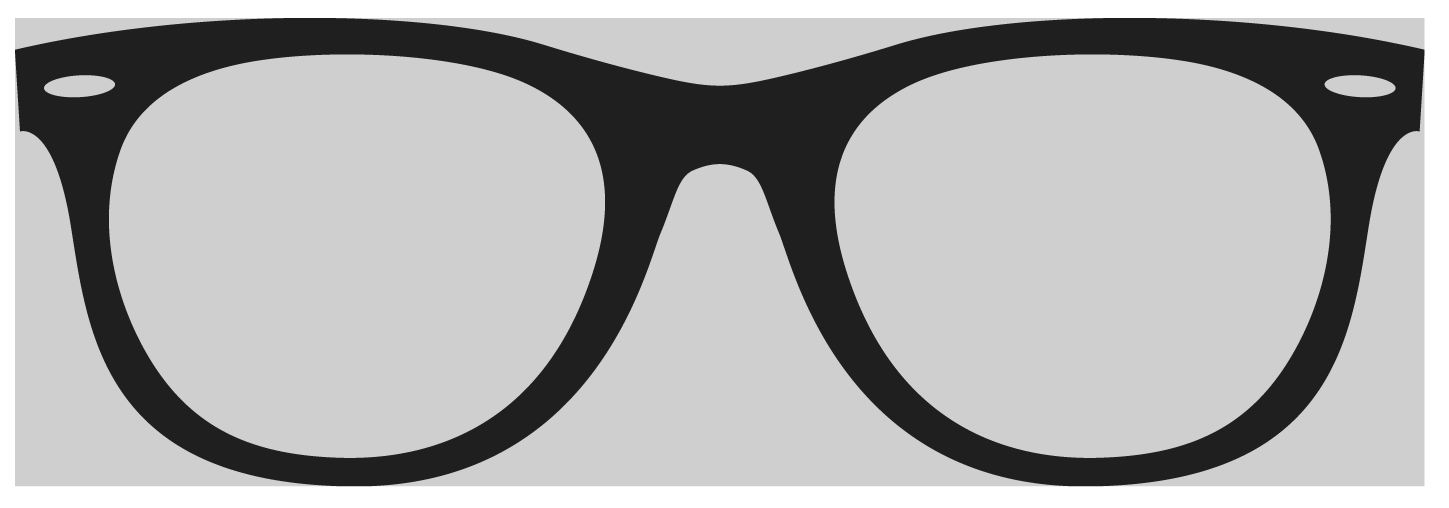
#> input picture Interface_all_functions_gathered/glasses/glasses(5).png, 5794 x 2029 px, found by its file name (shown at 1/4 size)
$ python nose_eye_face_detection.py
#> lines starting #> are read from the running program, lines starting #| are printed output that depends on the picture
### reshape_img.py
import cv2

def image_resize(image, width = None, height = None, inter = cv2.INTER_AREA):
    dim = None
    (h, w) = image.shape[:2]
    # if both the width and height are None, then return the
    # original image
    if width is None and height is None:
        return image
    # check to see if the width is None
    elif width is None:
        # calculate the ratio of the height and construct the
        # dimensions
        r = height / float(h)
        dim = (int(w * r), height)
    # otherwise, the height is None
    elif height is None:
        # calculate the ratio of the width and construct the
        # dimensions
        r = width / float(w)
        dim = (width, int(h * r))
    else :
        dim=(width,height)

    # resize the image
    resized = cv2.resize(image, dim, interpolation = inter)
    # return the resized image
    return resized

### nose_eye_face_detection.py
import cv2
from reshape_img import image_resize

glasses = cv2.imread("glasses\glasses(5).png", -1)
#> glasses is the input picture: shape (2029, 5794, 4); mean B, G, R, A 172.4, 172.4, 172.4, 57
mustache = cv2.imread("mustache.png", -1)
hat = cv2.imread("hat\hat3.png", -1)
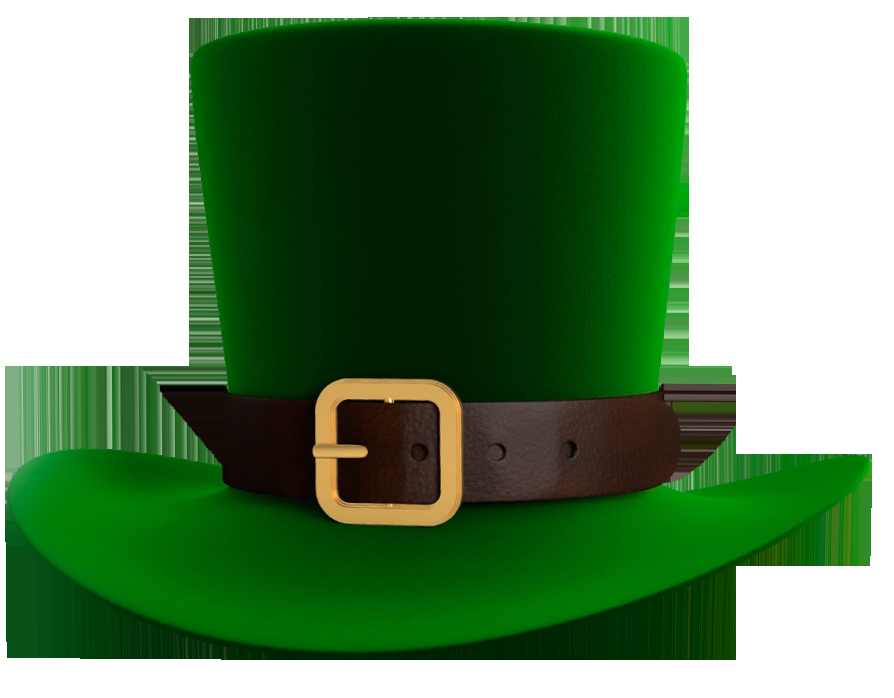
#> input picture Interface_all_functions_gathered/hat/hat3.png, 894 x 698 px, found by its file name
#> hat is the input picture: shape (698, 894, 4); mean B, G, R, A 99.2, 138.5, 101.5, 134.4

face_cascade=cv2.CascadeClassifier('cascade\data\haarcascade_frontalface_default.xml')
eye_cascade=cv2.CascadeClassifier('cascade\data\\frontalEyes35x16.xml')
nose_cascade=cv2.CascadeClassifier('cascade\data\\Nose18x15.xml')
cap=cv2.VideoCapture(0)
while True:
    ret,img=cap.read()
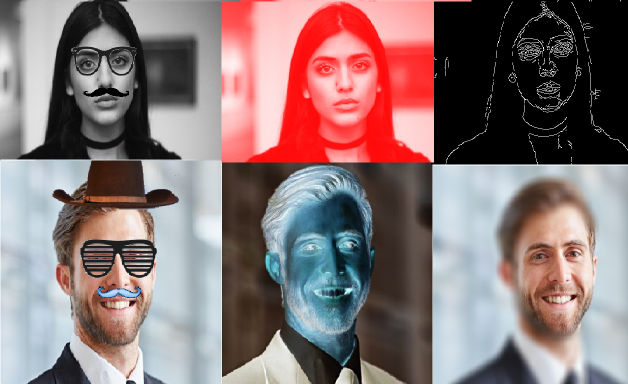
#> input picture Interface_all_functions_gathered/image.png, 1256 x 768 px, given in place of the camera (shown at 1/2 size)
#> img is the input picture: shape (768, 1256, 3); mean B, G, R 118.1, 117.6, 137.4
    if ret:
        gray=cv2.cvtColor(img,cv2.COLOR_BGR2GRAY)
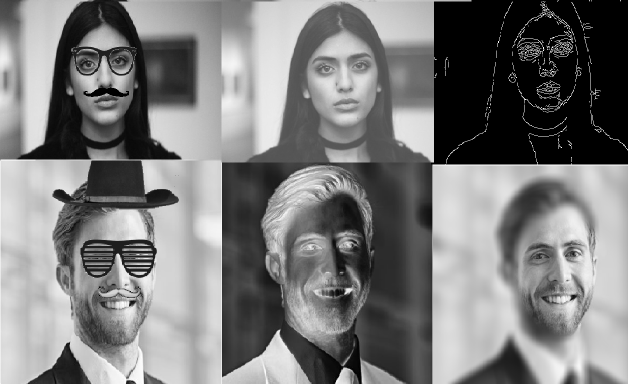
#> gray: shape (768, 1256) (shown at 1/2 size); min 0, max 255, mean 123.6
        faces=face_cascade.detectMultiScale(gray, 1.3, 5)
#> faces = [[598, 66, 175, 175], [107, 48, 202, 202], [1011, 425, 207, 207], [91, 409, 280, 280]]
        for (x,y,w,h) in faces:
            # cv2.rectangle(img,(x,y),(x+w,y+h),(255,0,0),2)
            roi_gray = gray[y:y+h, x:x+w]
            roi_color = img[y:y+h, x:x+w]
            hat_resized = image_resize(hat.copy(), width=w)
            hw, hh, hc = hat_resized.shape
            for i in range(0, hw):
                for j in range(0, hh):
                    if hat_resized[i, j][3] != 0:
                        img[i,x+ j] = hat_resized[i,j,0]


            eyes = eye_cascade.detectMultiScale(roi_gray)
            for (ex,ey,ew,eh) in eyes:
                # cv2.rectangle(roi_color,(ex,ey),(ex+ew,ey+eh),(0,255,0),2)
                glasses_resized = image_resize(glasses.copy(), width=w)

                gw, gh, gc = glasses_resized.shape
                for i in range(0, gw):
                    for j in range(0, gh):
                        if glasses_resized[i, j][3] != 0:
                            img[y+ey+i, x+j] = glasses_resized[i,j,0]

            nose = nose_cascade.detectMultiScale(roi_gray)
            for (nx,ny,nw,nh) in nose:
                # cv2.rectangle(roi_color,(nx,ny),(nx+nw,ny+nh),(0,0,255),2)
#> (the run stopped early here; a loop or call above may not have finished)
